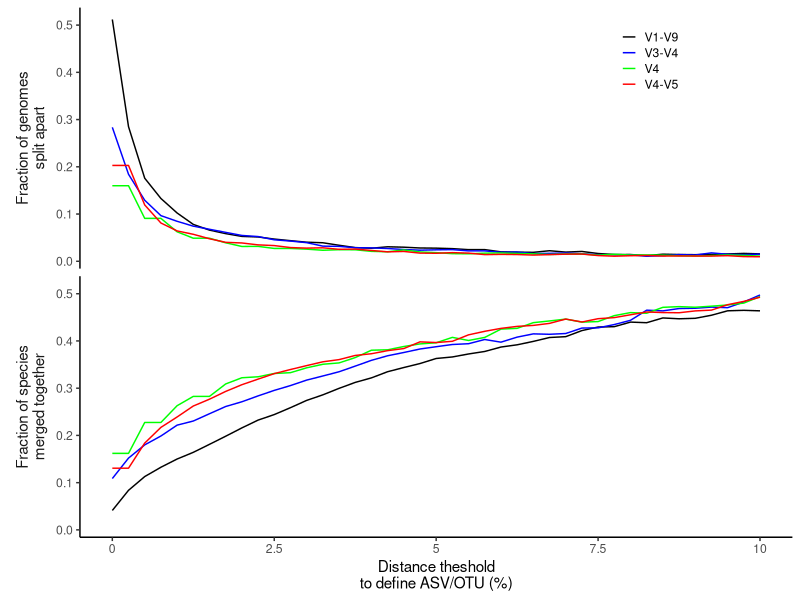
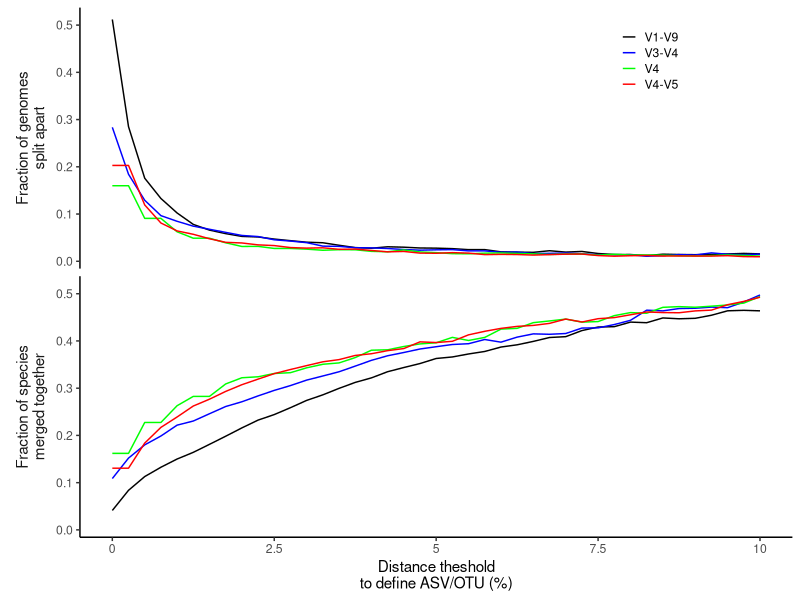
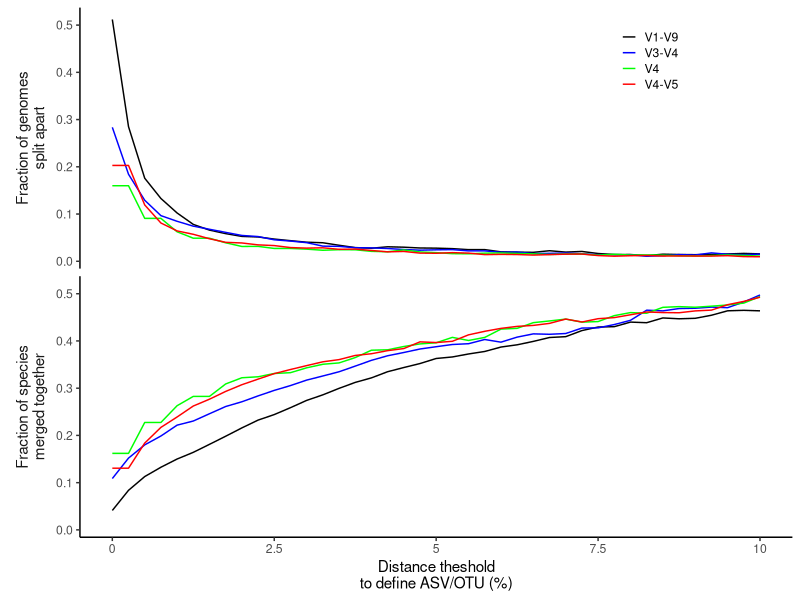

The R script that drew these images, in order:
#!/usr/bin/env Rscript --vanilla

library(tidyverse)

read_tsv("data/processed/lumped_split_rate.tsv",
				 col_types = cols(region = col_character(),
				 								 .default = col_double())) %>%
	select(-ends_with("iqr")) %>%
	pivot_longer(cols=c(split_rate, lump_rate), names_to="method", values_to="fraction") %>%
	mutate(method = ifelse(method == "lump_rate",
												 "Fraction of species\nmerged together",
												 "Fraction of genomes\nsplit apart")) %>%
	ggplot(aes(x=threshold, y=fraction, color=region)) + 
	geom_line() +
	facet_wrap(~method, nrow=2, strip.position = "left") +
	scale_x_continuous(
		breaks = c(0, 0.025, 0.05, 0.075, 0.1),
		labels=c("0", "2.5", "5", "7.5", "10")
		) + 
	scale_color_manual(name = NULL,
										 breaks = c("v19", "v34", "v4", "v45"),
										 values = c("black", "blue", "green", "red"),
										 labels = c("V1-V9", "V3-V4", "V4", "V4-V5")) +
	labs(x="Distance theshold\nto define ASV/OTU (%)", y=NULL) +
	theme_classic() +
	theme(
		strip.placement="outside",
		strip.background =element_rect(color=NA),
		strip.text = element_text(size=11),
		legend.position = c(0.8, 0.9),
		legend.key.size = unit(0.4, "cm")
	)

ggsave("figures/lump_split.tiff", height =5, width =4, compression="lzw")
ggsave("figures/lump_split.pdf", height =5, width =4)
